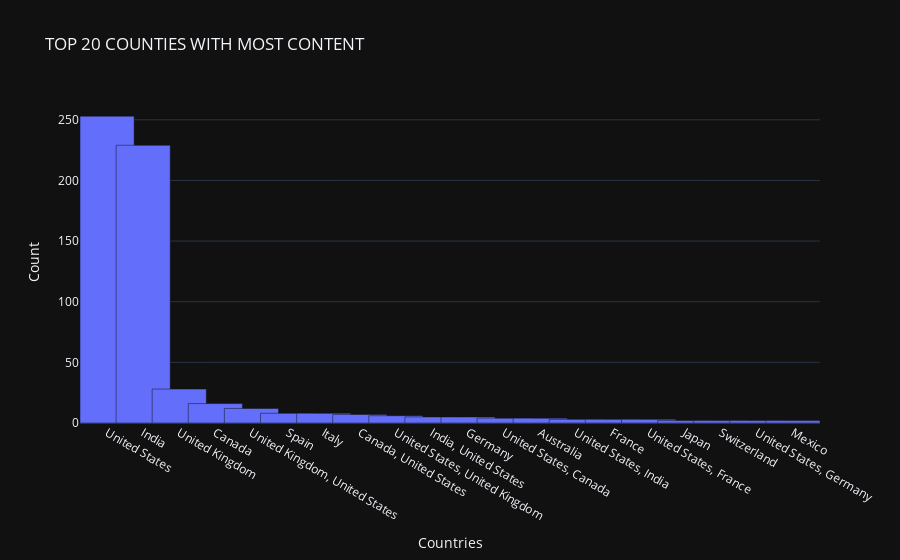

The code cell stored with this chart in its notebook:
### Code cell
#Country wise content
country_wise_content=df.country.value_counts().reset_index()[:20]
trace1=go.Bar(x=country_wise_content['index'],y=country_wise_content['country'],width=1.5)
layout=go.Layout(template= "plotly_dark",title = 'TOP 20 COUNTIES WITH MOST CONTENT' ,
                 xaxis = dict(title = 'Countries'),yaxis = dict(title = 'Count'))
fig=go.Figure(data=[trace1],layout=layout)
fig.show()

### Figure 1 — Plotly figure (JSON) as saved in the notebook; plotly's stock layout.template omitted (floating-point values rounded to 4 significant figures)
{"data": [{"type": "bar", "width": 1.5, "x": ["United States", "India", "United Kingdom", "Canada", "United Kingdom, United States", "Spain", "Italy", "Canada, United States", "United States, United Kingdom", "India, United States", "Germany", "United States, Canada", "Australia", "United States, India", "France", "United States, France", "Japan", "Switzerland", "United States, Germany", "Mexico"], "y": [253, 229, 28, 16, 12, 8, 8, 7, 6, 5, 5, 4, 4, 3, 3, 3, 2, 2, 2, 2]}], "layout": {"title": {"text": "TOP 20 COUNTIES WITH MOST CONTENT"}, "xaxis": {"title": {"text": "Countries"}}, "yaxis": {"title": {"text": "Count"}}}}
